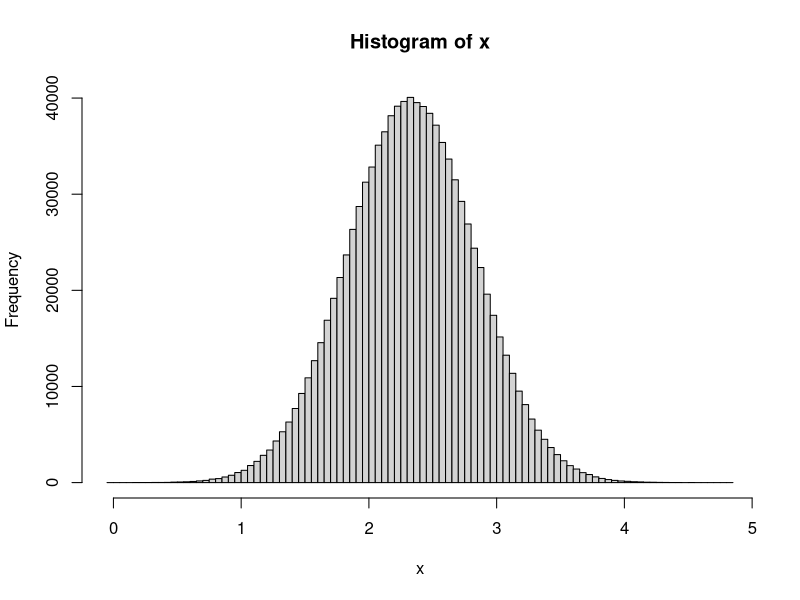
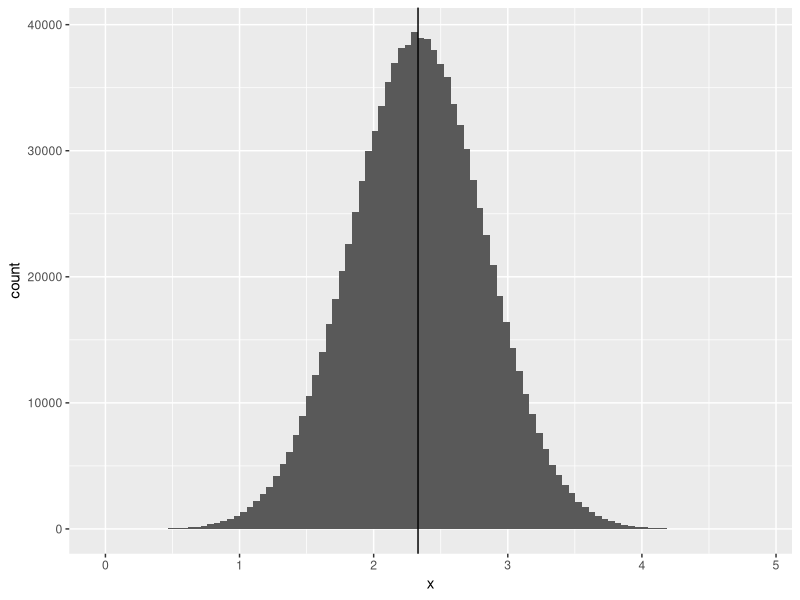

Write R code to recreate these figures, in order. (Note: this script raises an error after producing the figures.)
library(tidyverse)

set.seed(100)
x <- rnorm(1e6, mean = 2.33, sd = 0.5)
mu <- mean(x)
sd <- sd(x)
hist(x, breaks = 100)

# ggplot way
ggplot(data_frame(x)) +
  geom_histogram(aes(x), bins = 100) +
  geom_vline(aes(xintercept = mu))

set.seed(12)
rnorm(5)

rnorm(5)

sample5 <- sample(x, 5, replace = T)
sample10 <- sample(x, 10, replace = T)
sample50 <- sample(x, 50, replace = T)

sample5
sample10
sample50

mean(sample5)
mean(sample10)
mean(sample50)

mean(sample(x, 1000, replace = T))
mean(sample(x, 10000, replace = T))

# central limit theorem

map(1:10000, sample, x=x, size = 10, replace = T)

sample_list <- list()

1:10000 %>% 
  map(sample, size = 10, replace = T)

sample(x, size = 10, replace = T)

# sample_list <- list()
# for(i in 1:10000) {
#   sample_list[[i]] <- sample(x, size = 10, replace = T)
# }
# sample_list
# mean_list <- map(sample_list, mean)
# mean_vec <- unlist(mean_list)
# 
# ggplot(data_frame(mean_vec)) +
#   geom_histogram(aes(mean_vec), bins = 500) +
#   geom_vline(aes(xintercept = mu))

arg_size10 <- as.list(rep(10, 10000))

sample_list <- arg_size10 %>% 
  map(sample, x = x, replace = T)

mean_vec <- sample_list %>% 
  map_dbl(mean) %>% 
  as_data_frame()

ggplot(mean_vec) +
  geom_histogram(aes(value), bins = 500) +
  geom_vline(aes(xintercept = mu), linetype = 2) +
  labs(x = "Mean of 10 samples from x", title = "Convergence of sample distribution"
       )

population <- sample(c(0, 1), 100000, replace = T)

ggplot(data_frame(population)) +
  geom_histogram(aes(population)) +
  geom_vline(xintercept = mean(population), linetype = 2) +
  labs(title = "Non-normal")

## non-normal iteration

sample_list2 <- arg_size10 %>% 
  map(sample, x = population, replace = T)
  

mean_vec2 <- sample_list2 %>% 
  map_dbl(mean) %>% 
  as_data_frame()

mean_vec2

ggplot(mean_vec2) +
  geom_histogram(aes(value)) +
  geom_vline(xintercept = 0.5, linetype = 2) +
  labs(x = "Average of 10 samples", title = "Distribution of averages"
  )

population_variance <- function(x) {
  mean <- sum(x) / length(x)
  return(sum((x-mean)^2)/length(x))
}

population <- as.numeric(1:100000)
variance <- population_variance(population)

variance

output <- arg_size10 %>% 
  map(sample, x = population, replace = T)

variance_estimates <- map_dbl(output, population_variance) %>% 
  as_data_frame()
variance_estimates %>% 
  ggplot(aes(value)) +
  geom_histogram(bins = 100, alpha = 0.7) +
  geom_vline(xintercept = mean(variance_estimates$value)) +
  geom_vline(xintercept = variance, linetype = 2)

sample_variance <- function(x) {
  mean <- sum(x) / length(x)
  return(sum((x-mean)^2) / (length(x) - 1))
}

output <- arg_size10 %>% 
  map(sample, x = population, replace = T)

sample_variance_estimates <- map_dbl(output, sample_variance) %>% 
  as_data_frame()

sample_variance_estimates %>% 
  ggplot(aes(value)) +
  geom_histogram(bins = 100, alpha = 0.7) +
  geom_vline(xintercept = mean(sample_variance_estimates$value)) +
  geom_vline(xintercept = variance, linetype = 2)

mean(sample_variance_estimates$value)

plot(c(-1, 1), c(0.5, 0.5), type = "h", lwd = 3,
     xlim = c(-2, 2), main = "Probability mass function of coin toss",
     ylab = "Probability",
     xlab = "Random Variable",
     cex.main = 0.9)

## Coin simulation with Bayesian Theorem

outcomes <- sample(c(0, 1), 1000, replace = T)
outcomes

set.seed(101)
biased_outcomes <- sample(c(0, 1), 1000, replace = T, prob = c(0.4, 0.6))
table(biased_outcomes)

prob_estimate <- sum(biased_outcomes) / length(biased_outcomes)
prob_estimate
